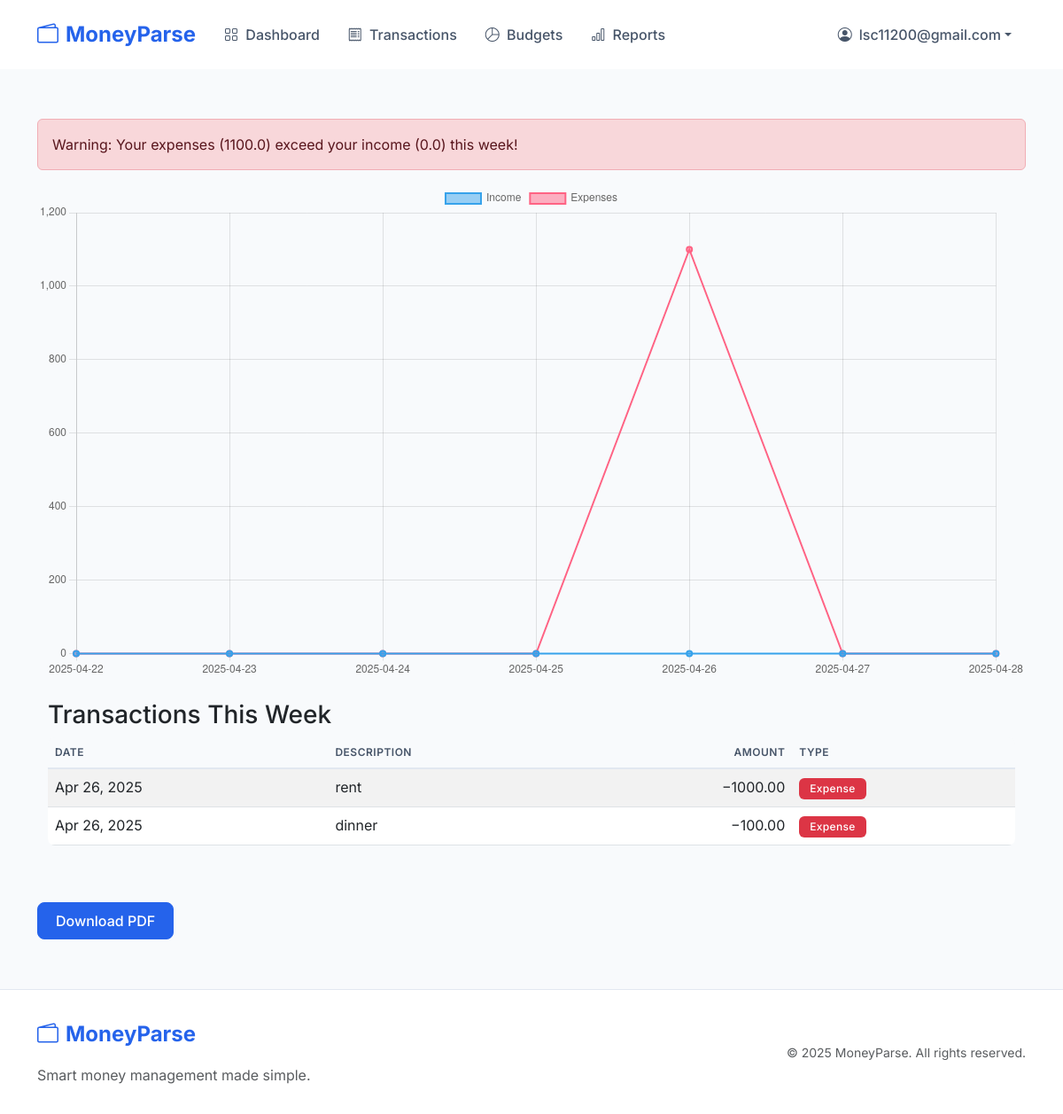
Page /report/weekly/ (signed in) on the committed database.
### accounts/models.py (models this page shows, shortened)
class CustomUser(AbstractBaseUser, PermissionsMixin):
    email = models.EmailField(unique=True)
    date_joined = models.DateTimeField(default=timezone.now)
    is_active = models.BooleanField(default=True)
    is_staff = models.BooleanField(default=False)
    objects = CustomUserManager()
    USERNAME_FIELD = 'email'
    REQUIRED_FIELDS = []

### transactions/models.py (models this page shows, shortened)
class Transaction(models.Model):
    user = models.ForeignKey(settings.AUTH_USER_MODEL, on_delete=models.CASCADE)
    date = models.DateField()
    description = models.CharField(max_length=255, blank=True, null=True)
    amount = models.DecimalField(max_digits=10, decimal_places=2)
    class Meta:
        indexes = [
            models.Index(fields=['user', '-date']),
            models.Index(fields=['date']),
        ]
    TRANSACTION_TYPES = (
        ('income', 'Income'),
        ('expense', 'Expense'),
    )
    transaction_type = models.CharField(max_length=7, choices=TRANSACTION_TYPES, default='income')
    EXPENSE_CATEGORIES = (
        ('housing', 'Housing'),
        ('transportation', 'Transportation'),
        ('food', 'Food & Dining'),
        ('utilities', 'Utilities'),
        ('healthcare', 'Healthcare'),
        ('entertainment', 'Entertainment'),
        ('shopping', 'Shopping'),
        ('education', 'Education'),
        ('savings', 'Savings'),
        ('other', 'Other'),
    )
    category = models.CharField(max_length=20, choices=EXPENSE_CATEGORIES, blank=True, null=True)

### report/views.py (the view)
# urls.py: path('weekly/', views.report_weekly, name='report_weekly' ),
@login_required
def report_weekly(request):
    span = 7
    base_qs = Transaction.objects.filter(user=request.user, date__gte=timezone.now() - timedelta(days=span))
    inc_qs  = base_qs.filter(transaction_type='income')
    exp_qs  = base_qs.filter(transaction_type='expense')
    inc_labels, inc_data = _build_time_series(inc_qs, span)
    exp_labels, exp_data = _build_time_series(exp_qs, span)
    total_inc = sum(inc_data)
    total_exp = sum(exp_data)
    return render(request, 'report/report_weekly.html', {
        'inc_labels': inc_labels,
        'inc_data':   inc_data,
        'exp_data':   exp_data,
        'total_inc':  total_inc,
        'total_exp':  total_exp,
        'weekly_income_transactions': inc_qs,
        'weekly_expense_transactions': exp_qs,
    })

### report/views.py (called while the page is built)
def _build_time_series(qs, span_days):
    today = timezone.localdate()
    sums = defaultdict(float)
    for tx in qs:
        d = tx.date
        sums[d] += float(tx.amount)
    labels = []
    data   = []
    for i in range(span_days - 1, -1, -1):
        d = today - timedelta(days=i)
        labels.append(d.isoformat())
        data.append(sums[d])
    return labels, data

### templates/report/report_weekly.html (shortened to what this page needs)
{% extends 'base.html' %}
{% block content %}
<div class="container py-4" id="report-content">
    {% if total_exp > total_inc %}
    <div class="alert alert-danger">
      Warning: Your expenses ({{ total_exp }}) exceed your income ({{ total_inc }}) this week!
    </div>
  {% else %}
    <div class="alert alert-success">
      Great! Your income ({{ total_inc }}) covers your expenses ({{ total_exp }}) this week.
    </div>
  {% endif %}
    <canvas id="weeklyChart" width="400" height="200"></canvas>
    <div class="container py-4">
      <h3>Transactions This Week</h3>
      <table class="table table-striped">
        <thead class="table-dark">
          <tr>
            <th>Date</th>
            <th>Description</th>
            <th class="text-end">Amount</th>
            <th>Type</th>
          </tr>
        </thead>
        <tbody>
          {% for tx in weekly_expense_transactions %}
            <tr>
              <td>{{ tx.date|date:"M j, Y" }}</td>
              <td>{{ tx.description }}</td>
              <td class="text-end">−{{ tx.amount }}</td>
              <td><span class="badge bg-danger">Expense</span></td>
            </tr>
          {% endfor %}
        </tbody>
      </table>
    </div>
</div>
<script>
  const ctx = document.getElementById('weeklyChart').getContext('2d');
  new Chart(ctx, {
    type: 'line',
    data: {
      labels: {{ inc_labels|safe }},
      datasets: [
        {
          label: 'Income',
          data: {{ inc_data|safe }},
          borderWidth: 2,
          fill: false
        },
        {
          label: 'Expenses',
          data: {{ exp_data|safe }},
          borderWidth: 2,
          fill: false
        }
      ]
    },
    options: {
      scales: {
        y: { beginAtZero: true }
      }
    }
  });
</script>
<div class="container mb-4">
    <button id="downloadPdf" class="btn btn-primary">
      Download PDF
    </button>
  </div>
<script>
    document.getElementById('downloadPdf').addEventListener('click', () => {
      const element = document.getElementById('report-content');
      const w = 1500;
      const h = 1500;
      html2pdf().set({
        margin:    2,
        filename:  'weekly_report.pdf',
        image:     { type: 'jpeg', quality: 0.98 },
        html2canvas: {
          scale:        2,
          useCORS:      true,
          scrollX:      0,
          scrollY:      0,
          windowWidth:  w,
          windowHeight: h
        },
        jsPDF: {
          unit:   'px',
          format: [ w, h ],
          orientation: 'portrait'
        },
        pagebreak: { mode: ['css','legacy'] }
      }).from(element).save();
    });
</script>
{% endblock %}

### templates/base.html (shortened to what this page needs)
<!DOCTYPE html>
<html lang="en">
<head>
    <link href="https://cdn.jsdelivr.net/npm/bootstrap@5.3.0/dist/css/bootstrap.min.css" rel="stylesheet">
    <link rel="stylesheet" href="https://cdn.jsdelivr.net/npm/bootstrap-icons@1.11.0/font/bootstrap-icons.css">
</head>
<body>
    <nav class="navbar navbar-expand-lg navbar-light sticky-top">
        <div class="container">
            <a class="navbar-brand d-flex align-items-center" href="/">
                <i class="bi bi-wallet2 me-2"></i>
                MoneyParse
            </a>
            <div class="collapse navbar-collapse" id="navbarNav">
                <ul class="navbar-nav me-auto">
                    {% if user.is_authenticated %}
                    <li class="nav-item">
                        <a class="nav-link{% if request.resolver_match.url_name == 'dashboard' %} active{% endif %}" href="{% url 'dashboard' %}">
                            <i class="bi bi-grid me-1"></i> Dashboard
                        </a>
                    </li>
                    <li class="nav-item">
                        <a class="nav-link{% if request.resolver_match.url_name == 'transaction_list' %} active{% endif %}" href="{% url 'transaction_list' %}">
                            <i class="bi bi-receipt me-1"></i> Transactions
                        </a>
                    </li>
                    <li class="nav-item">
                        <a class="nav-link{% if request.resolver_match.url_name == 'budget_list' %} active{% endif %}" href="{% url 'budget_list' %}">
                            <i class="bi bi-pie-chart me-1"></i> Budgets
                        </a>
                    </li>
                    <li class="nav-item">
                        <a class="nav-link{% if request.resolver_match.url_name == 'report_home' %} active{% endif %}" href="{% url 'report_home' %}">
                            <i class="bi bi-bar-chart me-1"></i> Reports
                        </a>
                    </li>
                    {% endif %}
                </ul>
                <ul class="navbar-nav">
                    {% if user.is_authenticated %}
                    <li class="nav-item dropdown">
                        <a class="nav-link dropdown-toggle d-flex align-items-center" href="#" id="navbarDropdown" role="button" data-bs-toggle="dropdown">
                            <i class="bi bi-person-circle me-2"></i>
                            {{ user.email }}
                        </a>
                    </li>
                    {% endif %}
                </ul>
            </div>
        </div>
    </nav>
    <div class="main-content">
        {% block content %}{% endblock %}
    </div>
    <footer class="footer">
        <div class="container">
            <div class="row align-items-center">
                <div class="col-md-6 text-center text-md-start">
                    <a class="navbar-brand mb-3 d-inline-flex align-items-center" href="/">
                        <i class="bi bi-wallet2 me-2"></i>
                        MoneyParse
                    </a>
                    <p class="text-muted mb-0">Smart money management made simple.</p>
                </div>
                <div class="col-md-6 text-center text-md-end">
                    <small class="text-muted">&copy; {% now "Y" %} MoneyParse. All rights reserved.</small>
                </div>
            </div>
        </div>
    </footer>
</body>
</html>

### templates/base.html (style rules this page uses)
:root { --primary-color: #2563eb; --secondary-color: #1e40af; --success-color: #059669; --danger-color: #dc2626; --warning-color: #d97706; --info-color: #0891b2; }
body { font-family: 'Inter', system-ui, -apple-system, sans-serif; min-height: 100vh; display: flex; flex-direction: column; background-color: #f8fafc; }
.navbar { padding: 1rem 0; background: rgba(255, 255, 255, 0.95) !important; backdrop-filter: blur(10px); }
.navbar-brand { font-weight: 700; font-size: 1.5rem; color: var(--primary-color) !important; }
.nav-link { font-weight: 500; padding: 0.5rem 1rem !important; color: #475569 !important; transition: color 0.2s ease; }
.btn { font-weight: 500; padding: 0.5rem 1.25rem; border-radius: 0.5rem; }
.btn-primary { background-color: var(--primary-color); border-color: var(--primary-color); }
.main-content { flex: 1; padding: 2rem 0; }
.footer { margin-top: auto; padding: 2rem 0; background-color: #fff; border-top: 1px solid #e2e8f0; }
.table { border-radius: 0.5rem; overflow: hidden; }
.table thead th { background-color: #f8fafc; border-bottom: 2px solid #e2e8f0; color: #475569; font-weight: 600; text-transform: uppercase; font-size: 0.75rem; letter-spacing: 0.5px; }
.badge { font-weight: 500; letter-spacing: 0.3px; padding: 0.5em 1em; }

### rows in the picture
CustomUser: email "lsc11200@gmail.com"
Transaction: date "Apr 26, 2025", description "rent", amount "1000.00"
Transaction: date "Apr 26, 2025", description "dinner", amount "100.00"

### other values in the picture
{{ total_exp }} "1100.0"
{{ total_inc }} "0.0"
chart data {{ inc_labels|safe }} ['2025-04-22', '2025-04-23', '2025-04-24', '2025-04-25', '2025-04-26', '2025-04-27', '2025-04-28']
chart data {{ inc_data|safe }} [0.0, 0.0, 0.0, 0.0, 0.0, 0.0, 0.0]
chart data {{ exp_data|safe }} [0.0, 0.0, 0.0, 0.0, 1100.0, 0.0, 0.0]
